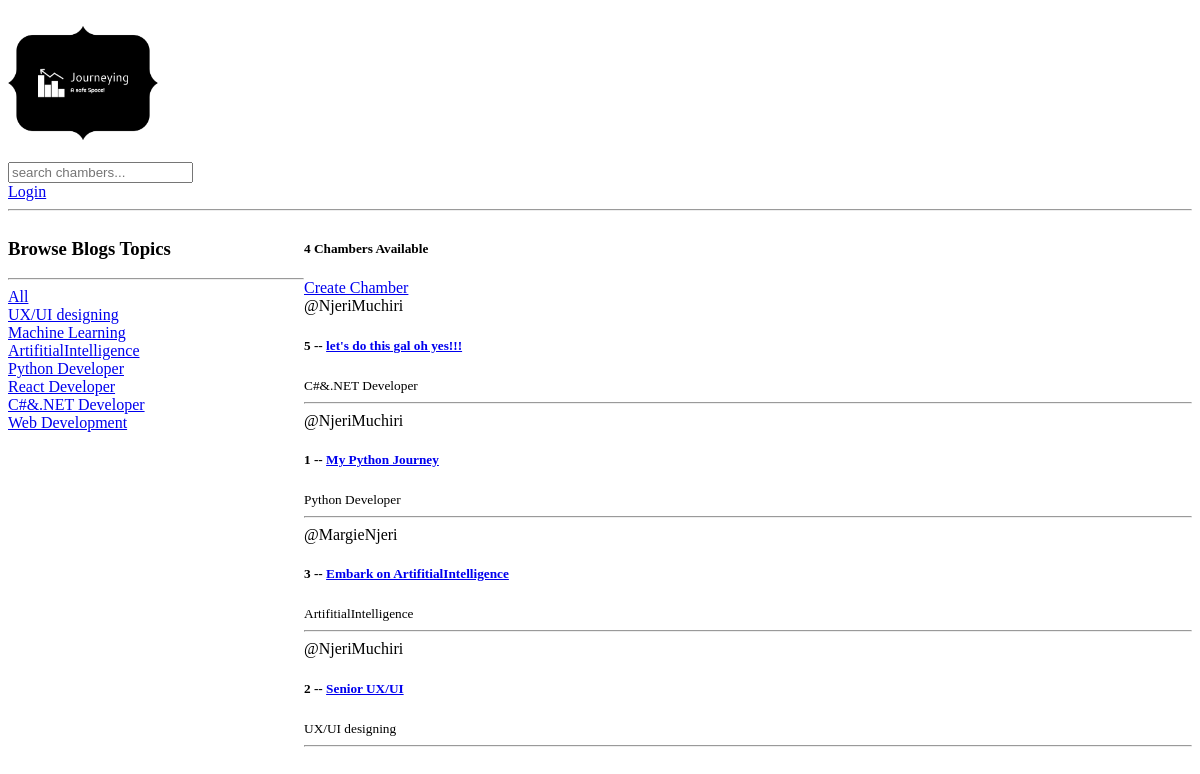
The app's page /, older data.
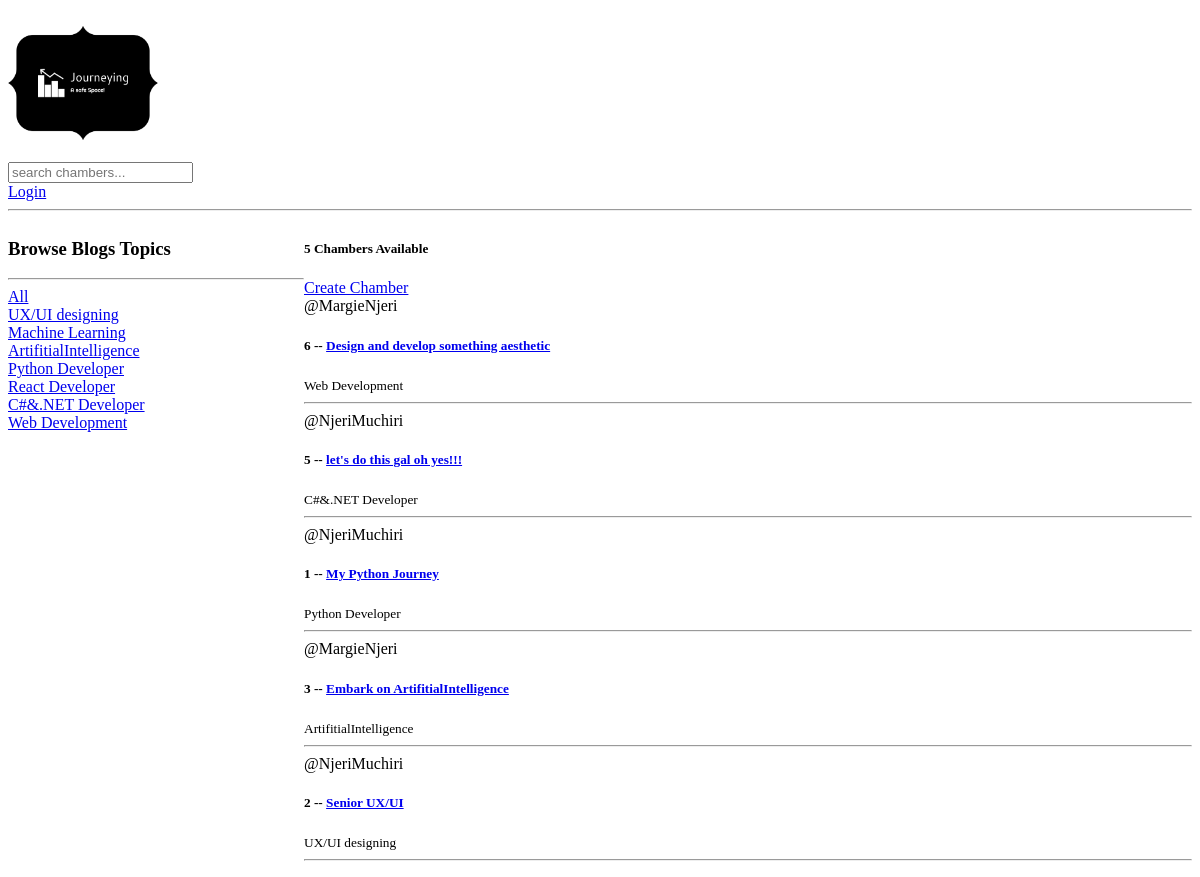
The same page, newer data.
### journeyingblogs/models.py (models this page shows, shortened)
class Topic(models.Model):
    name = models.CharField(max_length=200)

class Chamber(models.Model):
    host = models.ForeignKey(User, on_delete=models.SET_NULL, null=True)
    topic = models.ForeignKey(Topic, on_delete=models.SET_NULL, null=True)
    name = models.CharField(max_length=200)
    description = models.TextField(null=True, blank=True)
    updated = models.DateTimeField(auto_now=True)
    created = models.DateTimeField(auto_now_add=True)
    class Meta:
       ordering = ['-updated', '-created']

### journeyingblogs/views.py (the view)
# urls.py: path('', views.home, name='homepage'),
def home(request):
    q = request.GET.get('q') if request.GET.get('q') != None else ''
    chambers = Chamber.objects.filter(
                                      Q(topic__name__icontains=q) |
                                      Q(name__icontains=q) |
                                      Q(description__icontains=q)
                                      )
    topics = Topic.objects.all()
    chamber_count = chambers.count()
    context = {'chambers': chambers, 'topics': topics, 'chamber_count': chamber_count}
    return render(request, 'journeyingblogs/home.html', context)

### journeyingblogs/templates/journeyingblogs/home.html (shortened to what this page needs)
{% extends 'main.html' %}
{% block content %}
<!DOCTYPE html>
<html lang="en">
<head>
</head>
<body>
    <hr>
    <div class="home_container">
        <div>
            <h3>Browse Blogs Topics</h3>
            <hr>
            <div>
                <a href="{% url 'homepage' %}">All</a>
            </div>
            {% for topic in topics %}
            <div>
                <a href="{% url 'homepage' %}?q={{topic.name}}">{{topic.name}}</a>
            </div>
            {% endfor %}
        </div>
        <div>
            <h5>{{chamber_count}} Chambers Available</h5>
        <a href="{% url 'create-chamber' %}">Create Chamber</a>
        <div>
            {% for chamber in chambers %}
            <div>
                <span>@{{chamber.host.username}}</span>
                <h5>{{chamber.id}} -- <a href="{% url 'chamber' chamber.id %}">{{chamber.name}}</h5></a>
                <small>{{chamber.topic.name}}</small>
                <hr>
            </div>
            {% endfor %}
            </div>
        </div>
    </div>
</body>
</html>
{% endblock %}

### templates/main.html (shortened to what this page needs)
{% load static %}
<!DOCTYPE html>
<html lang="en">
<head>
</head>
<body>
    {%include 'navbar.html'%}
    {% block content %}
    {% endblock %}
</body>
</html>

### templates/navbar.html (shortened to what this page needs)
{% load static %}
<!DOCTYPE html>
<html lang="en">
<head>
</head>
<body>
    <a href="/">
        <img src="{% static 'images/logojourneying.png' %}" alt="logo" srcset="" height=150 width=150
     class="d-inline-block align-top">
    </a>
    <form action="{% url 'homepage' %}" method="GET">
        <input type="text" name="q" placeholder="search chambers..."/>
    </form>
    {% if request.user.is_authenticated %}
    <a href="{% url 'logoutuser'%}">Logout</a>
    {% else %}
    <a href="{% url 'loginpage'%}">Login</a>
    {% endif %}
</body>
</html>

### journeyingblogs/templates/journeyingblogs/home.html (style rules this page uses)
.home_container { display: grid; grid-template-columns: 1fr 3fr; }

Row changes from the older to the newer data that the page shows:
added Chamber: host.username "MargieNjeri", id "6", name "Design and develop something aesthetic", topic.name "Web Development"
Text that changed along with them:
{{ chamber_count }}: "4" → "5"
